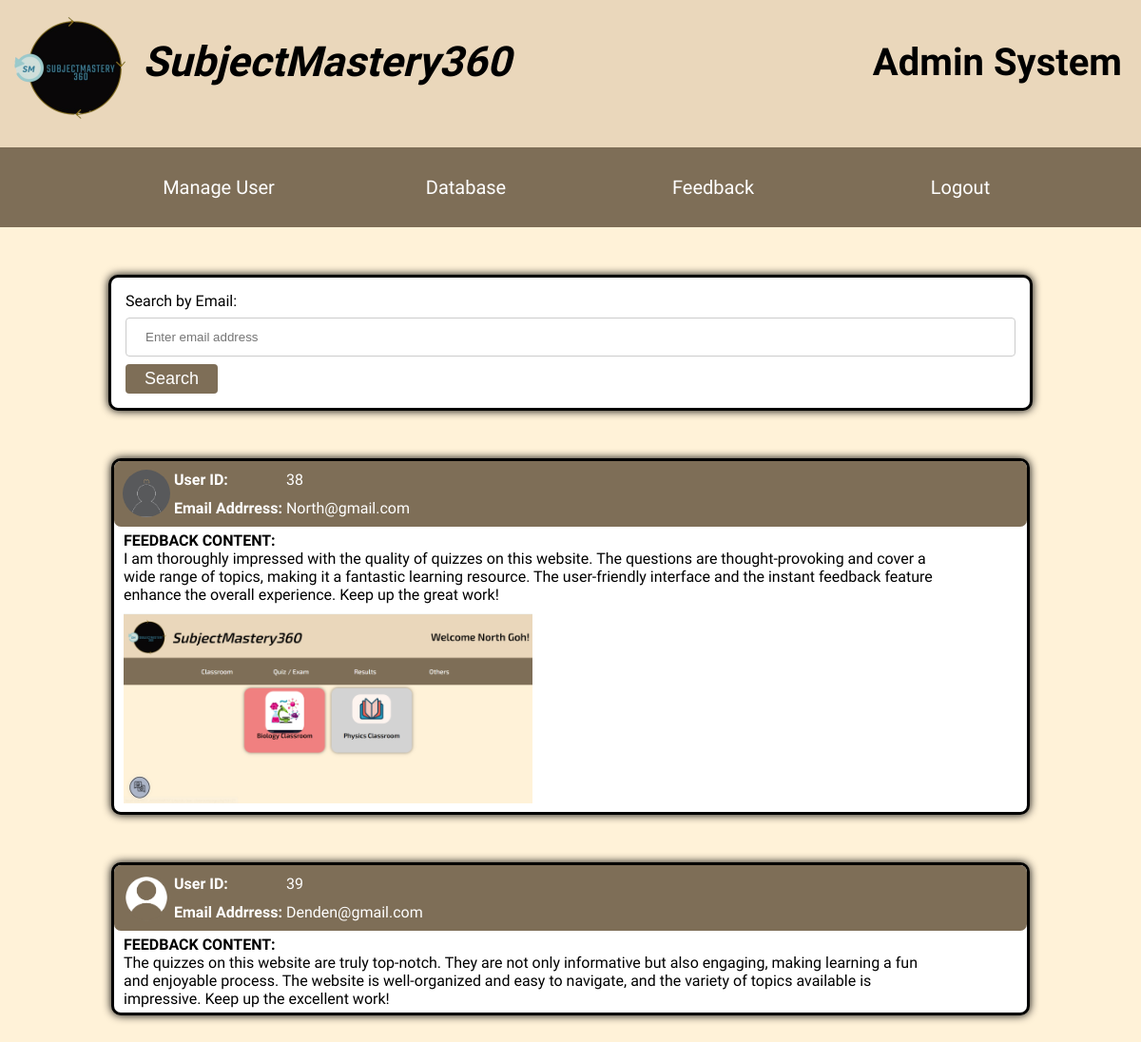
Page /php/admin-viewfeedback.php (signed in) on the committed database.
### tables this page shows
CREATE TABLE `feedback` (
  `feedback_id` int(11) NOT NULL,
  `user_id` int(11) NOT NULL,
  `feedback_content` text NOT NULL CHECK (octet_length(`feedback_content`) > 0)
);

CREATE TABLE `user` (
  `user_id` int(11) NOT NULL,
  `role_id` int(11) DEFAULT NULL,
  `username` varchar(15) NOT NULL,
  `user_first_name` varchar(15) NOT NULL,
  `user_last_name` varchar(15) NOT NULL,
  `email_address` varchar(255) NOT NULL,
  `password` varchar(22) NOT NULL,
  `institute_name` varchar(255) DEFAULT NULL,
  `profile_picture` varchar(255) DEFAULT 'user.png'
);

CREATE TABLE `feedback_attachment` (
  `feedback_attachment_id` int(11) NOT NULL,
  `feedback_id` int(11) NOT NULL,
  `feedback_file_name` varchar(255) NOT NULL
);

### php/admin-viewfeedback.php (the view, shortened to what this page needs)
<?php
    include "dbconn.php";
    include "admin-menu.php";
    if (isset($_POST['search_submit'])) {
        $searchEmail = mysqli_real_escape_string($connection, $_POST['search_email']);
        $query = "SELECT * FROM user
                  INNER JOIN feedback ON user.user_id = feedback.user_id
                  WHERE user.email_address LIKE '%$searchEmail'
                  OR user.email_address LIKE '$searchEmail%'
                  OR user.email_address LIKE '%$searchEmail%'";
    } else {
        $query = "SELECT * FROM user
                  INNER JOIN feedback ON user.user_id = feedback.user_id";
    }
?>
<!DOCTYPE html>
<html lang="en">
<head>
    <link rel="stylesheet" href="../css/admin-viewfeedback.css">
    <link rel="stylesheet" href="../css/animation.css">
</head>
<body id="all">
    <div class="form">
        <form method="post" action="">
            <label for="search-email">Search by Email:</label>
            <input type="text" id="search-email" name="search_email" placeholder="Enter email address">
            <button type="submit" name="search_submit" class="btnSubmit">Search</button>
        </form>
    </div>
    <?php
        $result = mysqli_query($connection, $query);
        while ($row = mysqli_fetch_assoc($result)) {
    ?>
    <div class="feedback-box">
        <div class="personal-info">
            <table class="table-feedback">
                <tr>
                    <td rowspan="2" class="feedback-column">
                        <div id="profile-picture" style="border: 0px">
                            <img class="profile-picture" src="../data/<?php echo 'image' . $row["profile_picture"]; ?>" width="50" height="50" title="<?php echo $row['profile_picture']; ?>">
                        </div>
                    </td>
                    <td class="feedback-column">
                        <b>User ID: </b>
                    </td>
                    <td class="feedback-column">
                        <div id="user-id">
                            <?php echo $row['user_id']; ?>
                        </div>
                    </td>
                </tr>
                <tr>
                    <td class="feedback-column">
                        <b>Email Addrress: </b>
                    </td>
                    <td class="feedback-column">
                        <div id="username">
                            <?php echo $row['email_address']; ?>
                        </div>
                    </td>
                </tr>
            </table>
        </div>
        <div class="feedback-content">
            <div id="feedback-content">
                <?php echo "<b>FEEDBACK CONTENT: <br></b>". $row['feedback_content']; ?>
            </div>
            <?php
                $fetchid = $row['feedback_id'];
                $fetchquery = "SELECT * FROM feedback_attachment WHERE feedback_id = '$fetchid'";
                $fetchresult = mysqli_query($connection, $fetchquery);
                if (mysqli_num_rows($fetchresult) > 0) {
                    while ($fetchrow = mysqli_fetch_assoc($fetchresult)) {
                        echo "<div id='attachment'><img src='../data/image". $fetchrow['feedback_file_name']."' height ='200' width='auto'></img></div>";
                    }
                }
            ?>
        </div>
    </div>
</body>
</html>
<?php
        }
?>

### css/adminmenu.css (style rules this page uses)
body { margin: 0; padding: 0; background-color: #FFF2D8; font-family: 'Exo 2', sans-serif; }
#all { font-family: 'Exo 2', sans-serif; color: black; }

### css/admin-viewfeedback.css (style rules this page uses)
#all { font-family: 'Exo 2', sans-serif; color: black; margin: 0; padding: 0; }
.feedback-box { width: 80%; margin: 0 auto; margin-top: 50px; border: 3px solid #000; border-radius: 10px; background-color: #fff; box-shadow: 0 0 10px #000; }
.profile-picture { border-radius: 50%; }
#profile-picture { margin-top: 3px; }
.table-feedback { padding: 3px; margin: 3px; }
.feedback-column { margin-right: 10px; }
.personal-info { width: 100%; background-color: #7E6E57; border-radius: 7px; margin-top: -3px; }
.feedback-content { width: 90%; background-color: #fff; border-radius: 7px; margin: 5px; margin-left: 10px }
#attachment { margin-top: 10px; }
td { color:#fff; }
.form { width: 78%; margin: 0 auto; margin-top: 50px; border: 3px solid #000; border-radius: 10px; background-color: #fff; box-shadow: 0 0 10px #000; padding: 15px; }
input[type=text] { width: 100%; padding: 12px 20px; margin: 8px 0; border-radius: 4px; box-sizing: border-box; border: 1px solid #ccc; resize: vertical; }
.btnSubmit { background-color: #7E6E57; color: white; padding: 5px 20px; border: none; border-radius: 4px; cursor: pointer; font-size: 18px; }
.feedback-box { margin-bottom: 50px; }

### css/animation.css (style rules this page uses)
body { animation: transitionIn 0.75s; }

### rows in the picture
feedback: user.profile_picture (picture), user "38", user.email_address "North@gmail.com", feedback_content "I am thoroughly impressed with the quality of quizzes on this website. The questions are thought-provoking and cover a wide range of topics, making it a fantastic learning resource. The user-friendly interface and the instant feedback feature enhance the overall experience. Keep up the great work!"
feedback_attachment: feedback_file_name (picture)
feedback: user.profile_picture (picture), user "39", user.email_address "Denden@gmail.com", feedback_content "The quizzes on this website are truly top-notch. They are not only informative but also engaging, making learning a fun and enjoyable process. The website is well-organized and easy to navigate, and the variety of topics available is impressive. Keep up the excellent work!"
